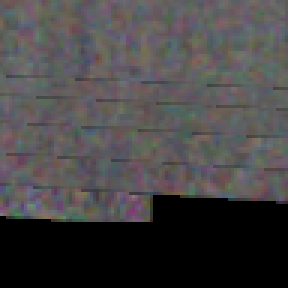
#> input picture data/patches/candidates/CameraMosaic_D1_Node2_L6_0000.png, 96 x 96 px (shown 3 times larger)
$ python export_keypoints.py --image ../data/patches/candidates/CameraMosaic_D1_Node2_L6_0000.png --out out.png
#> lines starting #> are read from the running program, lines starting #| are printed output that depends on the picture; after the words box and inside, x2 and y2 are one past the last pixel; in counts of white or black regions, pixels touching at a corner belong together
### src/ops.py
import cv2
import numpy as np
from pathlib import Path

def read_any_image_both(path: str):
    """Return (bgr, gray8). Works for 16-bit TIFFs too."""
    bgr = cv2.imread(str(Path(path)), cv2.IMREAD_UNCHANGED)
    if bgr is None:
        raise FileNotFoundError(f"Could not read {path}")

    # If grayscale single-channel, synthesize BGR for drawing overlays
    if bgr.ndim == 2:
        gray = bgr
        if gray.dtype != np.uint8:
            gray = cv2.normalize(gray, None, 0, 255, cv2.NORM_MINMAX).astype(np.uint8)
        bgr_for_overlay = cv2.cvtColor(gray, cv2.COLOR_GRAY2BGR)
        return bgr_for_overlay, gray

    # If multi-channel, ensure we have an 8-bit gray for processing
    if bgr.dtype != np.uint8:
        tmp = cv2.cvtColor(bgr, cv2.COLOR_BGR2GRAY)
        gray = cv2.normalize(tmp, None, 0, 255, cv2.NORM_MINMAX).astype(np.uint8)
        bgr8 = cv2.normalize(bgr, None, 0, 255, cv2.NORM_MINMAX).astype(np.uint8)
        return bgr8, gray
    else:
        gray = cv2.cvtColor(bgr, cv2.COLOR_BGR2GRAY)
        return bgr, gray

# [41 lines left out: functions color_outlier_mask, count_connected_components, not called in this run]

def enhance_contrast(gray: np.ndarray):
    clahe = cv2.createCLAHE(clipLimit=2.0, tileGridSize=(8,8))
    return clahe.apply(gray)

def make_mask(enhanced: np.ndarray, invert=False):
    blurred = cv2.GaussianBlur(enhanced, (5,5), 0)
    mask = cv2.adaptiveThreshold(
        blurred, 255,
        cv2.ADAPTIVE_THRESH_GAUSSIAN_C,
        cv2.THRESH_BINARY if not invert else cv2.THRESH_BINARY_INV,
        31, -5
    )
    mask = cv2.morphologyEx(mask, cv2.MORPH_OPEN, np.ones((3,3), np.uint8), iterations=1)
    mask = cv2.morphologyEx(mask, cv2.MORPH_CLOSE, np.ones((5,5), np.uint8), iterations=1)
    return mask

def detect_blobs(mask: np.ndarray, bright_blobs=True, min_area=30, max_area=5000, min_circ=0.4):
    p = cv2.SimpleBlobDetector_Params()
    p.filterByArea = True;        p.minArea = float(min_area); p.maxArea = float(max_area)
    p.filterByCircularity = True; p.minCircularity = float(min_circ)
    p.filterByConvexity = False;  p.filterByInertia = False
    p.filterByColor = True;       p.blobColor = 255 if bright_blobs else 0
    return cv2.SimpleBlobDetector_create(p).detect(mask)

# [9 lines left out: function draw_keypoints, not called in this run]

### src/export_keypoints.py
# src/export_keypoints.py
import argparse, csv
from pathlib import Path
import cv2
from ops import read_any_image_both, enhance_contrast, make_mask, color_outlier_mask, detect_blobs


import math

def nms_points(kps, min_dist=20):
    """Keep at most one blob within min_dist px (largest kept)."""
    kept = []
    pts = sorted(kps, key=lambda k: k.size, reverse=True)
    r2 = min_dist * min_dist
    for kp in pts:
        x, y = kp.pt
        if all((x - p.pt[0])**2 + (y - p.pt[1])**2 >= r2 for p in kept):
            kept.append(kp)
    return kept


def safe_crop(img, cx, cy, size):
    half = size // 2
    y0, y1 = max(0, cy - half), min(img.shape[0], cy + half)
    x0, x1 = max(0, cx - half), min(img.shape[1], cx + half)
    crop = img[y0:y1, x0:x1]
    # pad if near borders
    if crop.shape[0] != size or crop.shape[1] != size:
        crop = cv2.copyMakeBorder(
            crop,
            top=max(0, size - crop.shape[0] - 0)//2,
            bottom=max(0, size - crop.shape[0])//2,
            left=max(0, size - crop.shape[1] - 0)//2,
            right=max(0, size - crop.shape[1])//2,
            borderType=cv2.BORDER_REFLECT_101
        )
    return crop

def main():
    ap = argparse.ArgumentParser()
    ap.add_argument("--image", required=True)
    ap.add_argument("--out", required=True)
    ap.add_argument("--exclude_color", action="store_true")
    ap.add_argument("--invert", action="store_true")
    ap.add_argument("--min_dist", type=int, default=0, help="NMS distance in px; 0=off")


    # NEW: tuning knobs
    ap.add_argument("--min_area", type=int, default=150)   # raise to reduce detections
    ap.add_argument("--max_area", type=int, default=8000)
    ap.add_argument("--min_circ", type=float, default=0.55) # raise to prefer round blobs
    ap.add_argument("--patch", type=int, default=96)        # crop size around each blob
    args = ap.parse_args()

    outdir = Path(args.out).parent; outdir.mkdir(parents=True, exist_ok=True)
    stem = Path(args.out).stem

    bgr, gray = read_any_image_both(args.image)
#> in read_any_image_both, bgr is the input picture: shape (96, 96, 3); mean B, G, R 69.3, 68.5, 70.8
#> in read_any_image_both, `gray = cv2.cvtColor(bgr, cv2.COLOR_BGR2GRAY)`:
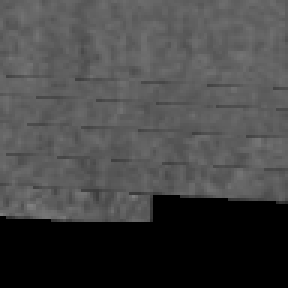
#> gray: shape (96, 96) (shown 3 times larger); min 0, max 127, mean 69.3
    enhanced = enhance_contrast(gray)
#> in enhance_contrast, `return clahe.apply(gray)`:
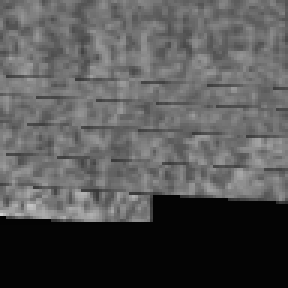
#> returned value: shape (96, 96) (shown 3 times larger); min 3, max 207, mean 84.6

    # light denoise to kill tiny speckles
    den = cv2.GaussianBlur(enhanced, (3,3), 0)
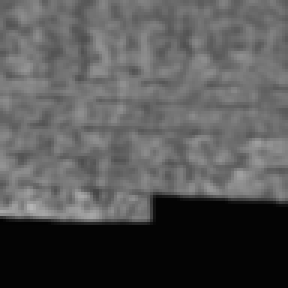
#> den: shape (96, 96) (shown 3 times larger); min 3, max 181, mean 84.6

    mask = make_mask(den, invert=args.invert)
#> in make_mask, `mask = cv2.adaptiveThreshold( blurred, 255, cv2.ADAPTIVE_THRESH_GAUSSI..`:
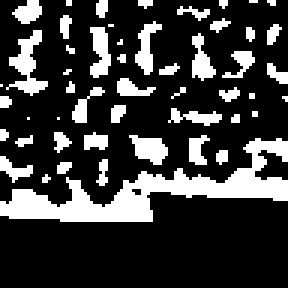
#> mask: shape (96, 96) (shown 3 times larger); 22.8% white; 51 white regions (28 under 20 px), largest, box (x1, y1, x2, y2) and area: (0, 46, 96, 74) 873, (2, 10, 16, 32) 126, (43, 45, 56, 55) 82
#> in make_mask, `mask = cv2.morphologyEx(mask, cv2.MORPH_OPEN, np.ones((3,3), np.uint8)..`:
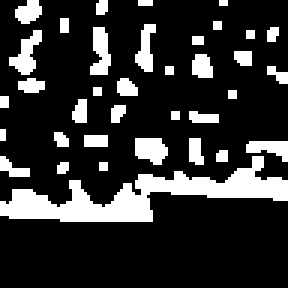
#> mask: shape (96, 96) (shown 3 times larger); 19.2% white; 36 white regions (17 under 20 px), largest, box (x1, y1, x2, y2) and area: (0, 52, 96, 74) 788, (3, 10, 14, 25) 80, (30, 9, 37, 25) 77
#> in make_mask, `mask = cv2.morphologyEx(mask, cv2.MORPH_CLOSE, np.ones((5,5), np.uint8..`:
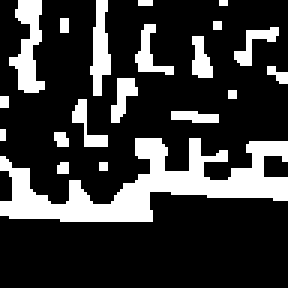
#> mask: shape (96, 96) (shown 3 times larger); 22.2% white; 20 white regions (9 under 20 px), largest, box (x1, y1, x2, y2) and area: (0, 46, 96, 74) 1146, (3, 0, 15, 31) 200, (30, 0, 37, 32) 140
    if args.exclude_color:
        color_mask = color_outlier_mask(bgr, purple_only=False)
        mask = cv2.bitwise_and(mask, cv2.bitwise_not(color_mask))

    # morphology to remove salt-and-pepper noise
    kernel = cv2.getStructuringElement(cv2.MORPH_ELLIPSE, (3,3))
    mask = cv2.morphologyEx(mask, cv2.MORPH_OPEN, kernel, iterations=1)
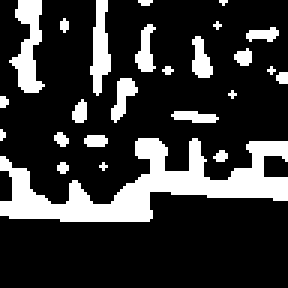
#> mask: shape (96, 96) (shown 3 times larger); 20.9% white; 25 white regions (14 under 20 px), largest, box (x1, y1, x2, y2) and area: (0, 46, 96, 74) 1110, (3, 0, 15, 31) 194, (30, 0, 37, 32) 137

    # blob detect with stricter thresholds
    kps = detect_blobs(
        mask,
        bright_blobs=not args.invert,
        min_area=args.min_area,
        max_area=args.max_area,
        min_circ=args.min_circ
    )
#> kps = ()

    if args.min_dist and args.min_dist > 0:
        before = len(kps)
        kps = nms_points(kps, min_dist=args.min_dist)
        print(f"NMS pruned {before - len(kps)} near-duplicates (min_dist={args.min_dist})")

    print(f"Detected {len(kps)} candidate blobs")
#| Detected 0 candidate blobs

    # Full-image overlay so you can SEE them
    overlay = bgr.copy()
    for kp in kps:
        x, y, s = int(kp.pt[0]), int(kp.pt[1]), int(kp.size/2)
        cv2.circle(overlay, (x, y), max(2, s//2), (0,255,0), 2)
#> this loop made 0 passes
    cv2.imwrite(str(outdir / f"{stem}_overlay_kps.png"), overlay)

    # Save crops + CSV
    patch_dir = outdir / f"{stem}_patches"; patch_dir.mkdir(exist_ok=True)
    with open(args.out, "w", newline="") as f:
        w = csv.writer(f); w.writerow(["x","y","size","crop_path"])
        for i, kp in enumerate(kps):
            cx, cy, size = int(kp.pt[0]), int(kp.pt[1]), int(max(args.patch, kp.size))
            crop = safe_crop(bgr, cx, cy, args.patch)
            cpath = patch_dir / f"kp_{i:05d}.png"
            cv2.imwrite(str(cpath), crop)
            w.writerow([kp.pt[0], kp.pt[1], kp.size, str(cpath)])

    print(f"Saved keypoints CSV → {args.out}")
    print(f"Saved crops     → {patch_dir}")
    print(f"Saved overlay   → {outdir / (stem + '_overlay_kps.png')}")

if __name__ == "__main__":
    main()

$ run again, on data/patches/candidates/CameraMosaic_D1_Node2_L6_0003.png
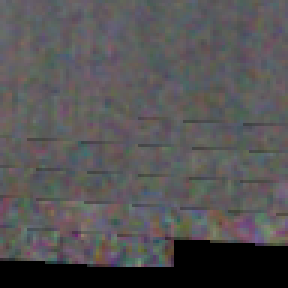
#> input picture data/patches/candidates/CameraMosaic_D1_Node2_L6_0003.png, 96 x 96 px (shown 3 times larger)
#> in read_any_image_both, bgr is the input picture: shape (96, 96, 3); mean B, G, R 83.8, 83, 84.6
#> in main, `den = cv2.GaussianBlur(enhanced, (3,3), 0)`:
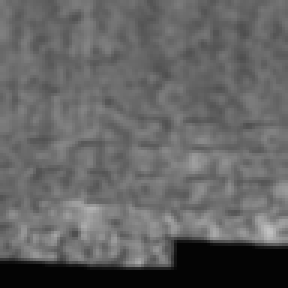
#> den: shape (96, 96) (shown 3 times larger); min 4, max 193, mean 98.8
#> in main, `mask = cv2.morphologyEx(mask, cv2.MORPH_OPEN, kernel, iterations=1)`:
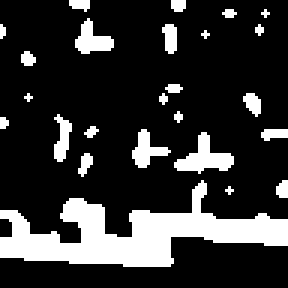
#> mask: shape (96, 96) (shown 3 times larger); 19.8% white; 25 white regions (14 under 20 px), largest, box (x1, y1, x2, y2) and area: (0, 60, 96, 89) 1180, (58, 44, 78, 58) 127, (25, 6, 38, 18) 84
#> kps = ()
#| Detected 0 candidate blobs

$ run again, on data/patches/candidates/CameraMosaic_D1_Node2_L6_0005.png
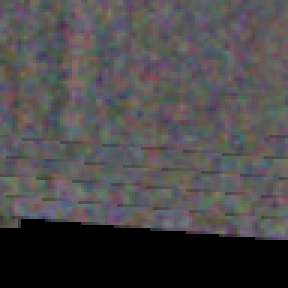
#> input picture data/patches/candidates/CameraMosaic_D1_Node2_L6_0005.png, 96 x 96 px (shown 3 times larger)
#> in read_any_image_both, bgr is the input picture: shape (96, 96, 3); mean B, G, R 74.4, 73.2, 75.6
#> in main, `den = cv2.GaussianBlur(enhanced, (3,3), 0)`:
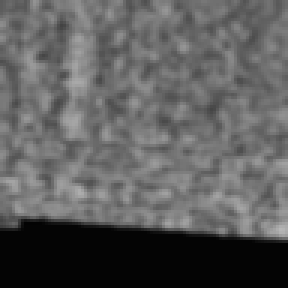
#> den: shape (96, 96) (shown 3 times larger); min 3, max 182, mean 92.7
#> in main, `mask = cv2.morphologyEx(mask, cv2.MORPH_OPEN, kernel, iterations=1)`:
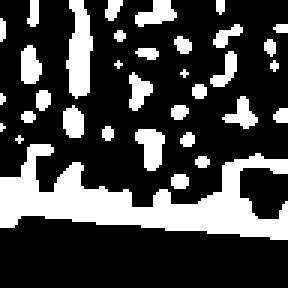
#> mask: shape (96, 96) (shown 3 times larger); 26.4% white; 34 white regions (15 under 20 px), largest, box (x1, y1, x2, y2) and area: (0, 48, 96, 80) 1309, (22, 0, 31, 33) 206, (45, 43, 55, 57) 94
#> kps = ()
#| Detected 0 candidate blobs

$ run again, on data/patches/candidates/CameraMosaic_D1_Node2_L6_0009.png
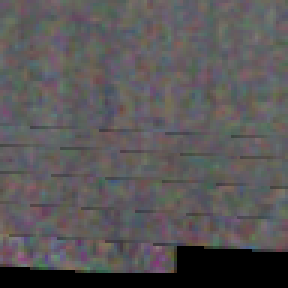
#> input picture data/patches/candidates/CameraMosaic_D1_Node2_L6_0009.png, 96 x 96 px (shown 3 times larger)
#> in read_any_image_both, bgr is the input picture: shape (96, 96, 3); mean B, G, R 87, 86.1, 88.9
#> in main, `mask = cv2.morphologyEx(mask, cv2.MORPH_OPEN, kernel, iterations=1)`:
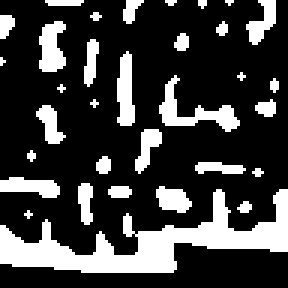
#> mask: shape (96, 96) (shown 3 times larger); 24.1% white; 33 white regions (14 under 20 px), largest, box (x1, y1, x2, y2) and area: (0, 63, 96, 91) 993, (53, 25, 80, 44) 161, (13, 7, 22, 24) 112
#> kps = ()
#| Detected 0 candidate blobs
